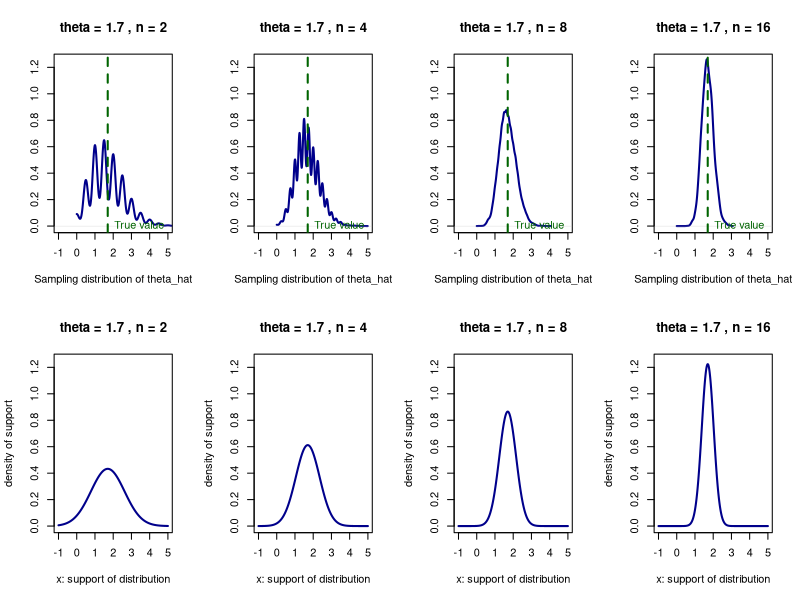

This figure's R source:
# Question 3b

par(mfrow = c(2,4))

nn <- c(2, 4, 8, 16)
N <- 10000
theta <- 1.7

for(n in nn)
{ #this will create a graph for each value in the vector nn
  title1 <- paste("theta =", theta, ", n =", n)
  that <- sapply(1:N, function(i) mean(rpois(n = n, lambda = theta))) 
  #creates a vector of observations from the poisson distribution. 
  plot(density(that, from = 0), xlim = c(-1,5), ylim = c(0,1.25), main = title1, xlab = "Sampling distribution of theta_hat", ylab="", col ="darkblue", lwd = 2)
  # approximates the distribution from the observations
  abline(v = theta, col ="darkgreen", lwd = 2, lty = 2)
  text(theta, 0, labels ="True value", pos = 4, col = "darkgreen")
  #adds text and the true value of theta
}

x <- seq(from = -1, to = 5, length = N)

for(n in nn){
  title <- paste("theta =", theta, ", n =", n) #creates the title for a graph
  
  y <- dnorm(x, mean = theta, sd = sqrt(theta/n)) # density function for normal distribution(mean = theta, variance = (theta/n)) 
  plot(x, y, type = 'l', col = "darkblue", lwd = 2, xlim = c(-1,5), ylim = c(0,1.25), main = title, ylab ='density of support', xlab = 'x: support of distribution' )
  #plots the graphs support against density
}
